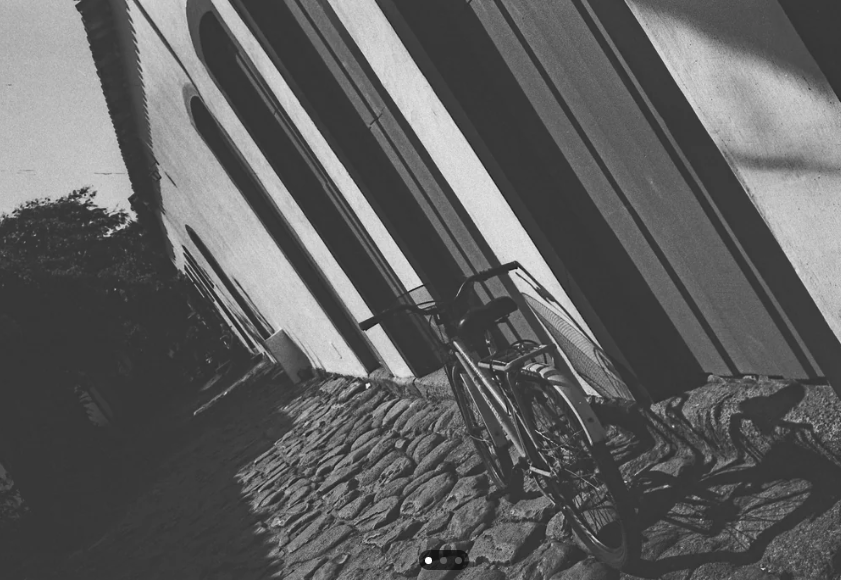
#> input picture управление/temp/n_k.png, 841 x 580 px
$ python 6_5_3.py   (older library calls are emulated)
#> lines starting #> are read from the running program, lines starting #| are printed output that depends on the picture; long printed decimals are rounded
import cv2
import numpy as np
import matplotlib.pyplot as plt

def create_gabor_filter(ksize=31, sigma=4.0, theta=0, lambd=10.0, gamma=0.5, psi=0):
    """Создание фильтра Габора"""
    kernel = cv2.getGaborKernel((ksize, ksize), sigma, theta, lambd, gamma, psi, ktype=cv2.CV_32F)
    return kernel

def apply_gabor_filter(img, kernel):
    """Применение фильтра Габора"""
    filtered = cv2.filter2D(img, cv2.CV_8UC3, kernel)
    return filtered

# Загрузка изображения
img = cv2.imread('n_k.png', cv2.IMREAD_GRAYSCALE)
#> img: shape (580, 841); min 18, max 255, mean 95.8
if img is None:
    # Создаем тестовые текстуры
    img = np.zeros((400, 600), dtype=np.uint8)

    # Гладкая текстура
    img[0:200, 0:200] = 128

    # Шумная текстура
    img[0:200, 200:400] = np.random.normal(128, 40, (200, 200)).astype(np.uint8)

    # Полосатая текстура (горизонтальная)
    for i in range(0, 200, 10):
        img[0:200, 400:600, i:i+3] = 255

    # Полосатая текстура (вертикальная)
    for i in range(200, 400, 10):
        img[200:400, 0:200, :, i:i+3] = 255

    # Клетчатая текстура
    for i in range(200, 400, 20):
        for j in range(200, 400, 20):
            img[i:i+10, j:j+10] = 200

    # Текстурный градиент
    for i in range(200, 400):
        for j in range(400, 600):
            img[i, j] = (i + j) % 255

# Параметры фильтров Габора
sigmas = [3, 5, 7]  # масштабы
thetas = [0, np.pi/4, np.pi/2, 3*np.pi/4]  # ориентации (0°, 45°, 90°, 135°)
lambd = 10  # длина волны
gamma = 0.5  # эллиптичность
ksi = 31  # размер ядра

print("ПРИЗНАКИ ТЕКСТУР НА ОСНОВЕ ФИЛЬТРОВ ГАБОРА")
print("=" * 60)

# Применение фильтров с разными ориентациями
results = []
filter_names = []

plt.figure(figsize=(15, 10))

# Оригинал
plt.subplot(3, 5, 1)
plt.imshow(img, cmap='gray')
plt.title('Оригинал')
plt.axis('off')

# Применяем фильтры с разными углами
idx = 2
for i, theta in enumerate(thetas):
    kernel = create_gabor_filter(ksize=ksi, sigma=5, theta=theta, lambd=lambd, gamma=gamma)
    filtered = apply_gabor_filter(img, kernel)

    # Статистики фильтрованного изображения
    mean = np.mean(filtered)
    std = np.std(filtered)
    energy = np.sum(filtered**2) / filtered.size

    print(f"\nОриентация {theta*180/np.pi:.0f}°:")
    print(f"  Среднее: {mean:.2f}")
    print(f"  Стд. отклонение: {std:.2f}")
    print(f"  Энергия: {energy:.2f}")

    plt.subplot(3, 5, idx)
    plt.imshow(filtered, cmap='gray')
    plt.title(f'θ={theta*180/np.pi:.0f}°')
    plt.axis('off')
    idx += 1
#> this loop made 4 passes
#> (mean, std, energy) on passes 1 to 4: (154.9, 95.41, 47.68), (217.1, 76.72, 30.33), (163.3, 88.21, 53.96), (193.9, 94.04, 37.13)
#|   Среднее: 154.94
#|   Стд. отклонение: 95.41
#|   Энергия: 47.68
#|   Среднее: 217.12
#|   Стд. отклонение: 76.72
#|   Энергия: 30.33
#|   Среднее: 163.27
#|   Стд. отклонение: 88.21
#|   Энергия: 53.96
#|   Среднее: 193.94
#> (further printed lines are left out)
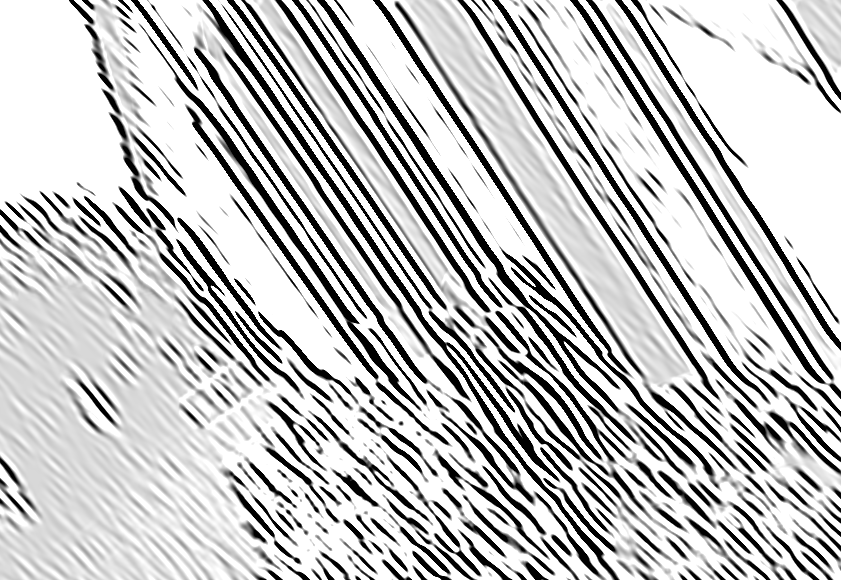
#> filtered: shape (580, 841); min 0, max 255, mean 193.9
#> after the loop, idx = 6

# Применяем фильтры с разными масштабами
for i, sigma in enumerate(sigmas):
    kernel = create_gabor_filter(ksize=ksi, sigma=sigma, theta=np.pi/4, lambd=lambd, gamma=gamma)
    filtered = apply_gabor_filter(img, kernel)

    mean = np.mean(filtered)
    std = np.std(filtered)
    energy = np.sum(filtered**2) / filtered.size

    print(f"\nМасштаб σ={sigma}:")
    print(f"  Среднее: {mean:.2f}")
    print(f"  Стд. отклонение: {std:.2f}")
    print(f"  Энергия: {energy:.2f}")

    plt.subplot(3, 5, idx)
    plt.imshow(filtered, cmap='gray')
    plt.title(f'σ={sigma}')
    plt.axis('off')
    idx += 1
#> this loop made 3 passes
#> (mean, std, energy) on passes 1 to 3: (254.6, 9.21, 1.16), (217.1, 76.72, 30.33), (201.7, 87.13, 33.9)
#|   Среднее: 254.60
#|   Стд. отклонение: 9.21
#|   Энергия: 1.16
#|   Среднее: 217.12
#|   Стд. отклонение: 76.72
#|   Энергия: 30.33
#|   Среднее: 201.73
#|   Стд. отклонение: 87.13
#|   Энергия: 33.90
#> pass 1, in apply_gabor_filter (call 5), `filtered = cv2.filter2D(img, cv2.CV_8UC3, kernel)`:
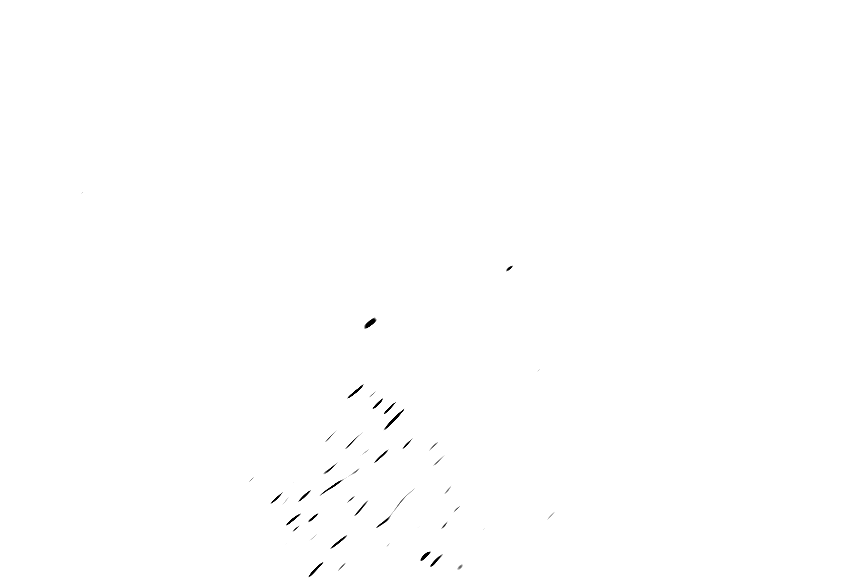
#> filtered: shape (580, 841); min 0, max 255, mean 254.6
#> after the loop, idx = 9

plt.tight_layout()
plt.show()

# Анализ текстурных регионов
print("\n" + "="*60)
print("АНАЛИЗ ТЕКСТУРНЫХ РЕГИОНОВ")
print("="*60)

# Выделим несколько регионов для анализа
regions = [
    ("Гладкая", img[50:150, 50:150]),
    ("Шумная", img[50:150, 250:350]),
    ("Горизонтальная", img[50:150, 450:550]),
    ("Вертикальная", img[250:350, 50:150]),
    ("Клетчатая", img[250:350, 250:350]),
    ("Градиент", img[250:350, 450:550])
]

# Для каждого региона вычислим отклики на фильтры Габора
for name, region in regions:
    print(f"\n{name.upper()}:")

    features = []
    for theta in thetas:
        kernel = create_gabor_filter(ksize=ksi, sigma=5, theta=theta, lambd=lambd, gamma=gamma)
        filtered = apply_gabor_filter(region, kernel)

        # Энергия отклика
        energy = np.sum(filtered**2) / filtered.size
        features.append(energy)
        print(f"  Энергия при {theta*180/np.pi:.0f}°: {energy:.3f}")

    # Определение доминирующей ориентации
    dominant_theta = thetas[np.argmax(features)]
    print(f"  Доминирующая ориентация: {dominant_theta*180/np.pi:.0f}°")
#> this loop made 6 passes
#> (name, dominant_theta) on passes 1 to 6: ('Гладкая', 1.57), ('Шумная', 1.57), ('Горизонтальная', 1.57), ('Вертикальная', 2.36), ('Клетчатая', 1.57), ('Градиент', 1.57)
#> (printed output is left out)
#> pass 1, in apply_gabor_filter (call 8), `filtered = cv2.filter2D(img, cv2.CV_8UC3, kernel)`:
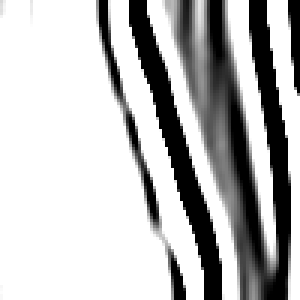
#> filtered: shape (100, 100) (shown 3 times larger); min 0, max 255, mean 186.6
#> pass 1, in create_gabor_filter (call 10), `kernel = cv2.getGaborKernel((ksize, ksize), sigma, theta, lambd, gamma..`:
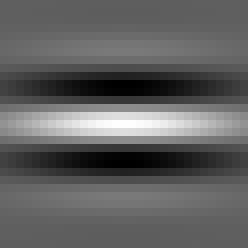
#> kernel: shape (31, 31) float32 (shown 8 times larger); min -0.607, max 1, mean 0.00226; drawn with min black and max white

# Визуализация банка фильтров Габора
plt.figure(figsize=(12, 8))
plt.suptitle("Банк фильтров Габора", fontsize=14)

# Показываем фильтры для разных ориентаций и масштабов
for i, sigma in enumerate(sigmas):
    for j, theta in enumerate(thetas):
        kernel = create_gabor_filter(ksize=ksi, sigma=sigma, theta=theta, lambd=lambd, gamma=gamma)

        plt.subplot(len(sigmas), len(thetas), i*len(thetas) + j + 1)
        plt.imshow(kernel, cmap='gray')
        plt.title(f'σ={sigma}, θ={theta*180/np.pi:.0f}°')
        plt.axis('off')

plt.tight_layout()
plt.show()
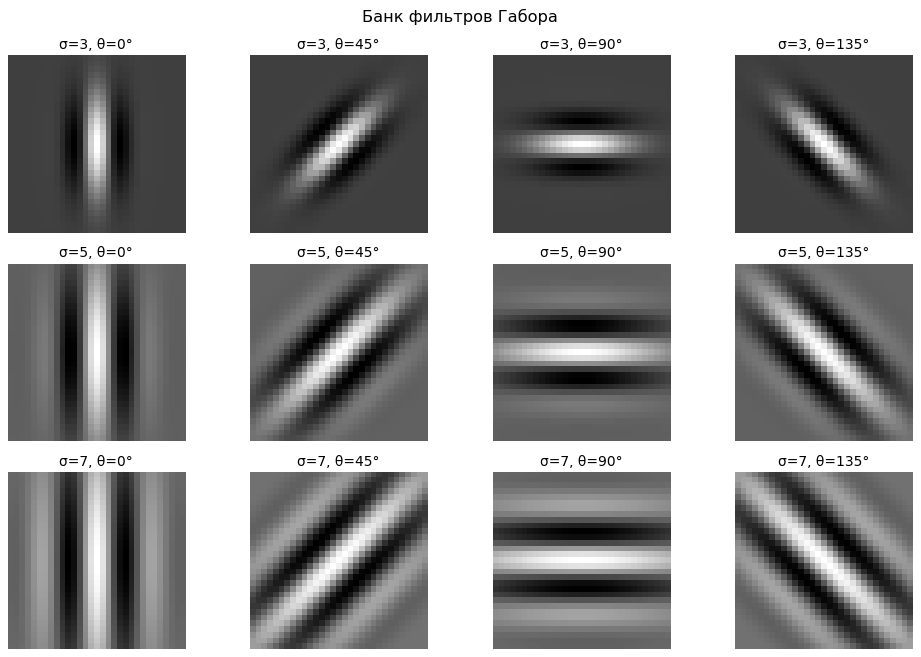
#> figure drawn by matplotlib, 12 panels

# Функция для извлечения вектора признаков на основе фильтров Габора
def extract_gabor_features(img, sigmas=[3, 5, 7], thetas=[0, np.pi/4, np.pi/2, 3*np.pi/4]):
    """Извлечение признаков Габора из изображения"""
    features = []

    for sigma in sigmas:
        for theta in thetas:
            kernel = create_gabor_filter(ksize=31, sigma=sigma, theta=theta, lambd=10, gamma=0.5)
            filtered = apply_gabor_filter(img, kernel)

            # Статистики отклика
            mean = np.mean(filtered)
            std = np.std(filtered)
            energy = np.sum(filtered**2) / filtered.size

            features.extend([mean, std, energy])

    return np.array(features)

# Пример извлечения признаков для разных регионов
print("\n" + "="*60)
print("ВЕКТОР ПРИЗНАКОВ ГАБОРА ДЛЯ РАЗНЫХ ТЕКСТУР")
print("="*60)

for name, region in regions[:3]:  # первые 3 региона
    features = extract_gabor_features(region)
    print(f"\n{name.upper()} - первые 6 признаков из {len(features)}:")
    print(f"  {features[:6]}")
#> this loop made 3 passes
#> name on passes 1 to 3: 'Гладкая', 'Шумная', 'Горизонтальная'
#| ГЛАДКАЯ - первые 6 признаков из 36:
#|   [254.0297      13.798   1.5081     255.           0.
#|    1.        ]
#| ШУМНАЯ - первые 6 признаков из 36:
#|   [255.   0.   1. 255.   0.   1.]
#| ГОРИЗОНТАЛЬНАЯ - первые 6 признаков из 36:
#|   [254.9512       2.565   1.0472     255.           0.
#|    1.        ]
#> pass 1, in apply_gabor_filter (call 32), `filtered = cv2.filter2D(img, cv2.CV_8UC3, kernel)`:
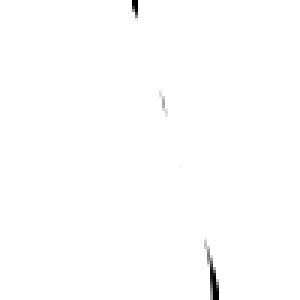
#> filtered: shape (100, 100) (shown 3 times larger); min 0, max 255, mean 254
#> pass 1, in create_gabor_filter (call 46), `kernel = cv2.getGaborKernel((ksize, ksize), sigma, theta, lambd, gamma..`:
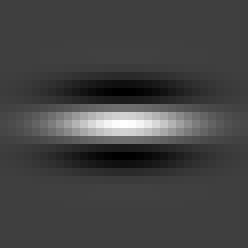
#> kernel: shape (31, 31) float32 (shown 8 times larger); min -0.333, max 1, mean 0.0197; drawn with min black and max white

$ run again, with управление/temp/saturn.png copied over управление/temp/n_k.png
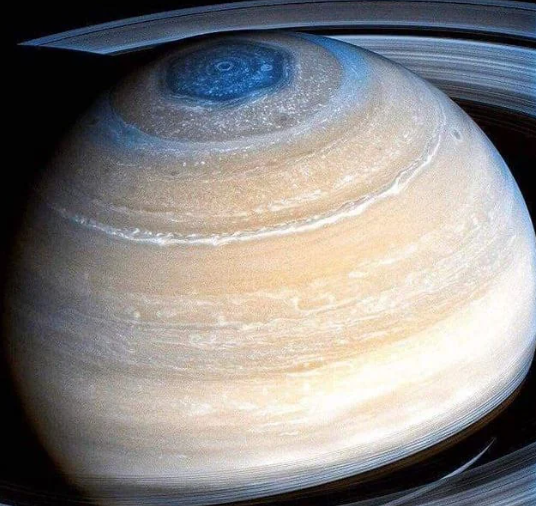
#> input picture управление/temp/saturn.png, 536 x 506 px
#> the loop `for i, theta in enumerate(thetas):` made 4 passes
#> (mean, std, energy) on passes 1 to 4: (186.5, 95.88, 35.6), (210.3, 87.01, 21.14), (171.3, 108.8, 25.66), (212.3, 83.37, 23.33)
#> (printed output is left out)
#> after the loop `for i, theta in enumerate(thetas):`:
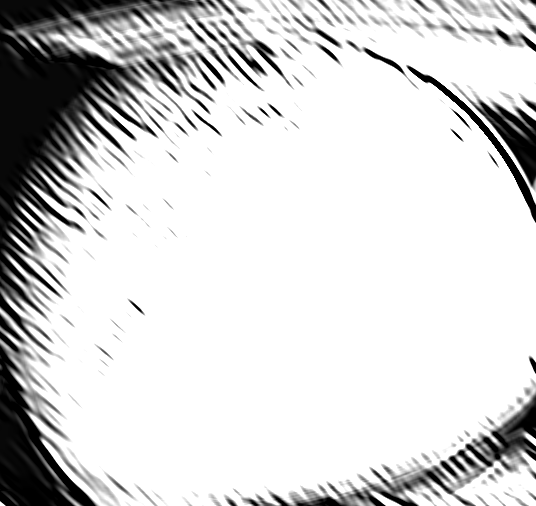
#> filtered: shape (506, 536); min 0, max 255, mean 212.3
#> after the loop `for i, theta in enumerate(thetas):`: idx = 6
#> the loop `for i, sigma in enumerate(sigmas):` made 3 passes
#> (mean, std, energy) on passes 1 to 3: (226.2, 75.96, 12.57), (210.3, 87.01, 21.14), (205.8, 90.49, 21.35)
#> (printed output is left out)
#> after the loop `for i, sigma in enumerate(sigmas):`: idx = 9
#> the loop `for name, region in regions:` made 6 passes
#> (name, dominant_theta) on passes 1 to 6: ('Гладкая', 2.36), ('Шумная', 1.57), ('Горизонтальная', 0), ('Вертикальная', 0), ('Клетчатая', 1.57), ('Градиент', 0)
#> (printed output is left out)
#> the loop `for name, region in regions[:3]:` made 3 passes
#> name on passes 1 to 3: 'Гладкая', 'Шумная', 'Горизонтальная'
#> (printed output is left out)
#> pass 1, in apply_gabor_filter (call 33), `filtered = cv2.filter2D(img, cv2.CV_8UC3, kernel)`:
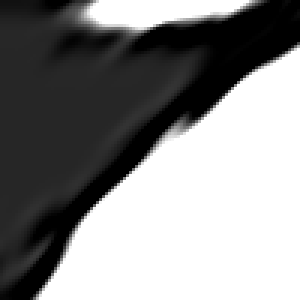
#> filtered: shape (100, 100) (shown 3 times larger); min 0, max 255, mean 137.3

$ run again, with управление/temp/6_3_1.jpg saved as управление/temp/n_k.png
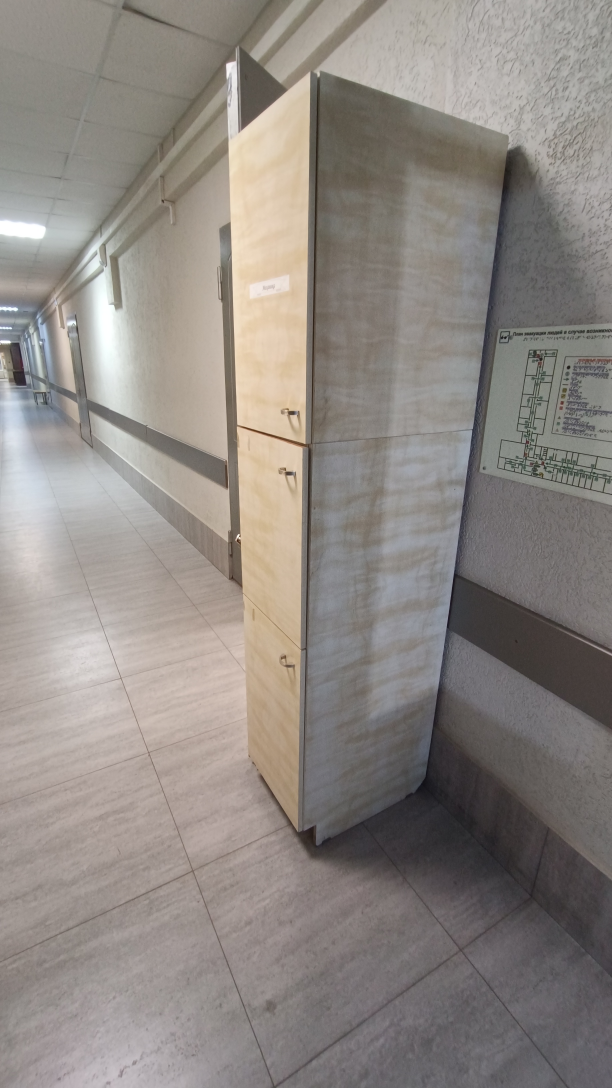
#> input picture управление/temp/6_3_1.jpg, 1836 x 3264 px (shown at 1/3 size)
#> the loop `for i, theta in enumerate(thetas):` made 4 passes
#> (mean, std, energy) on passes 1 to 4: (217.6, 69.47, 33.89), (247.8, 33.09, 8.47), (226.1, 55.6, 35.96), (248.5, 31.59, 7.73)
#> (printed output is left out)
#> after the loop `for i, theta in enumerate(thetas):`: idx = 6
#> the loop `for i, sigma in enumerate(sigmas):` made 3 passes
#> (mean, std, energy) on passes 1 to 3: (255, 1.09, 1), (247.8, 33.09, 8.47), (243.5, 42.17, 11.39)
#> (printed output is left out)
#> after the loop `for i, sigma in enumerate(sigmas):`: idx = 9
#> the loop `for name, region in regions:` made 6 passes
#> (name, dominant_theta) on passes 1 to 6: ('Гладкая', 0), ('Шумная', 0), ('Горизонтальная', 0), ('Вертикальная', 0), ('Клетчатая', 0), ('Градиент', 1.57)
#> (printed output is left out)
#> the loop `for name, region in regions[:3]:` made 3 passes
#> name on passes 1 to 3: 'Гладкая', 'Шумная', 'Горизонтальная'
#> (printed output is left out)
#> pass 1, in create_gabor_filter (call 48), `kernel = cv2.getGaborKernel((ksize, ksize), sigma, theta, lambd, gamma..`:
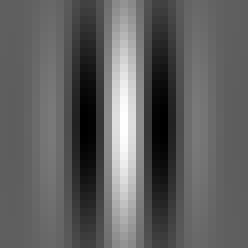
#> kernel: shape (31, 31) float32 (shown 8 times larger); min -0.607, max 1, mean 0.00226; drawn with min black and max white
